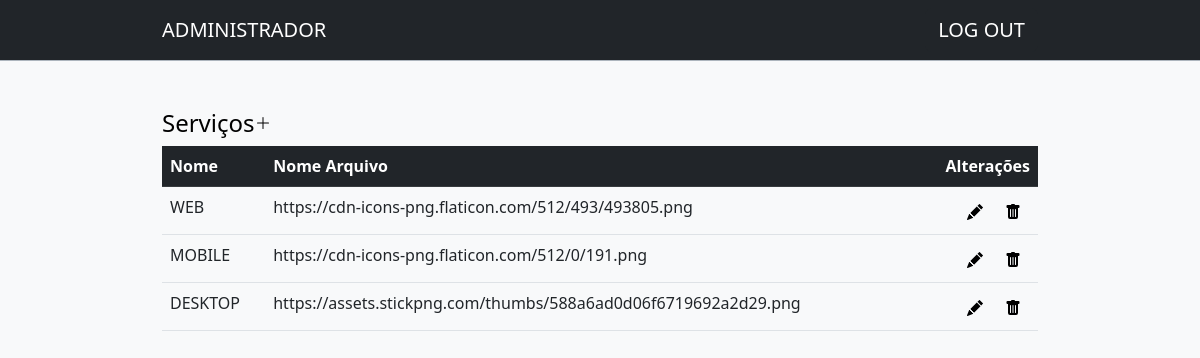
Screenshot of /portifolio_site_recursivo/admin/admin.php?secao=servicos (signed in) with the database file from the repository.
### tables this page shows
CREATE TABLE IF NOT EXISTS `servicos` (
  `id` int(11) NOT NULL AUTO_INCREMENT,
  `nome` varchar(255) NOT NULL,
  `nome_arquivo` varchar(100) NOT NULL,
  PRIMARY KEY (`id`)
);

### portifolio_site_recursivo/controller/ver_url_admin.php (called while the page is built)
<?php
class ver_url_admin{
    public function trocar_url_admin($url_admin){
        if(empty($url_admin)){
            $url_admin = "admin_home.php";
        }else{
            $url_admin = "$url_admin.php";
        }
        include_once($url_admin);
    }
}

### portifolio_site_recursivo/dao/conexao.php (called while the page is built, shortened)
<?php
class conexao{
    protected $host, $user, $pass, $dba, $conn, $sql, $qr, $data, $status, $totalFields, $error;
    public function __construct(){
        $this->host = "localhost";
        $this->user = "root";
        $this->pass = "";
        $this->dba = "site_tema_livre";
    }
    public function connect(){
        $this->conn = @mysqli_connect($this->host, $this->user, $this->pass) or die("<ins><center>Erro ao conectar ao banco de dados.</ins></center>".mysqli_error());
        mysqli_set_charset($this->conn, "utf8");
        return $this->conn;
    }
    public function exeSQL($sql){
        $this->qr = @mysqli_query($this->conn, $sql) or die("<ins><center>Erro ao executar a query.</ins></center>".mysqli_error());
        return $this->qr;
    }
}
?>

### portifolio_site_recursivo/dao/manipula_dados.php (called while the page is built, shortened)
<?php
    include_once("conexao.php");
    class manipula_dados extends conexao{
        protected $table, $fields, $dados, $status, $fieldid, $valueid;
        public function set_table($tabela){
            $this->table = $tabela;
        }
        public function get_all_data_table(){
            $this->sql = "SELECT * FROM $this->table";
            $this->qr = self::exeSQL($this->sql);
            $lista = array();
            while($row = @mysqli_fetch_assoc($this->qr)){
                array_push($lista, $row);
            }
            return $lista;
        }
    }
?>

### portifolio_site_recursivo/admin/servicos.php (the view, shortened to what this page needs)
<?php
    include_once("../dao\manipula_dados.php");
   $busca = new manipula_dados();
   $busca->set_table("servicos");
   $servicos = $busca->get_all_data_table();
?>
<div class="mt-5 container-fluid w-75 d-flex">
    <h4 class="" >Serviços</h4>
    <a class="navbar-brand" href="?secao=cadastrar_servicos">
        <img src="..\images\plus-lg.svg" alt="pluss">
    </a>
</div>
<div class="container-fluid w-75">
    <table class="table">
  <thead>
    <tr class="table-dark" >
      <th>Nome</th>
      <th>Nome Arquivo</th>
      <th class="text-end">Alterações</th>
    </tr>
  </thead>
  <tbody>
    <?php
    foreach($servicos as $servico){
?>
    <form method="post" action="manipula_servicos.php">
      <tr>
          <td><?=$servico['nome'];?></td>
          <td><?=$servico['nome_arquivo'];?></td>
          <td class="text-end" >
              <button type="submit" name="opcao" value="pagina_atualizar_servicos" class="btn btn-sm">
                    <img src="..\images\pencil-fill.svg" alt="pencil">
              </button>
              <button type="submit" name="opcao" value="deletar" class="btn btn-sm">
                  <img src="..\images\trash-fill.svg" alt="trash">
              </button>
          </td>
      </tr>
    </form>
<?php
    }
?>
  </tbody>
</table>
</div>

### rows the page displays
servicos: nome "WEB", nome_arquivo "https://cdn-icons-png.flaticon.com/512/493/493805.png"
servicos: nome "MOBILE", nome_arquivo "https://cdn-icons-png.flaticon.com/512/0/191.png"
servicos: nome "DESKTOP", nome_arquivo "https://assets.stickpng.com/thumbs/588a6ad0d06f6719692a2d29.png"
